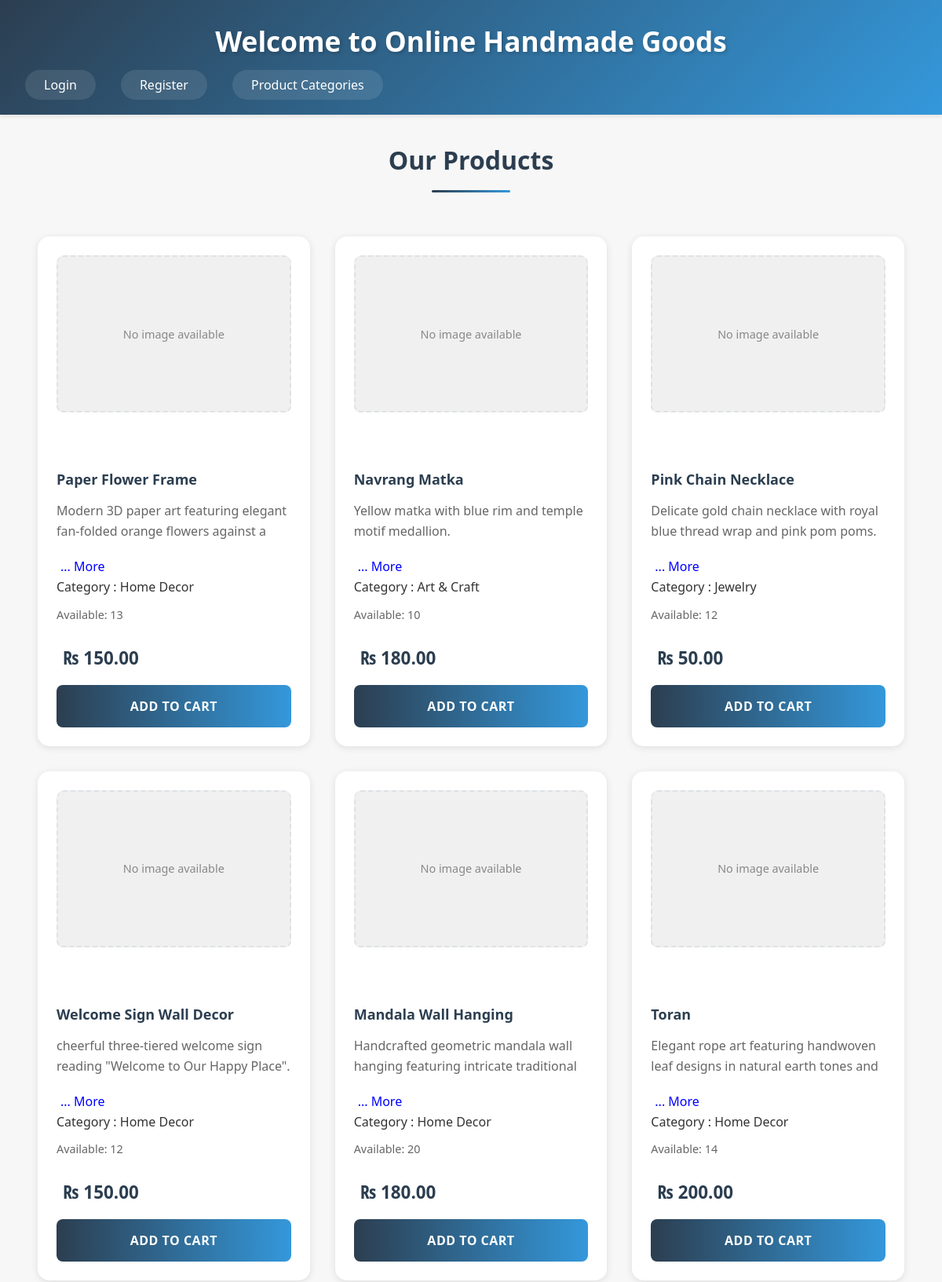
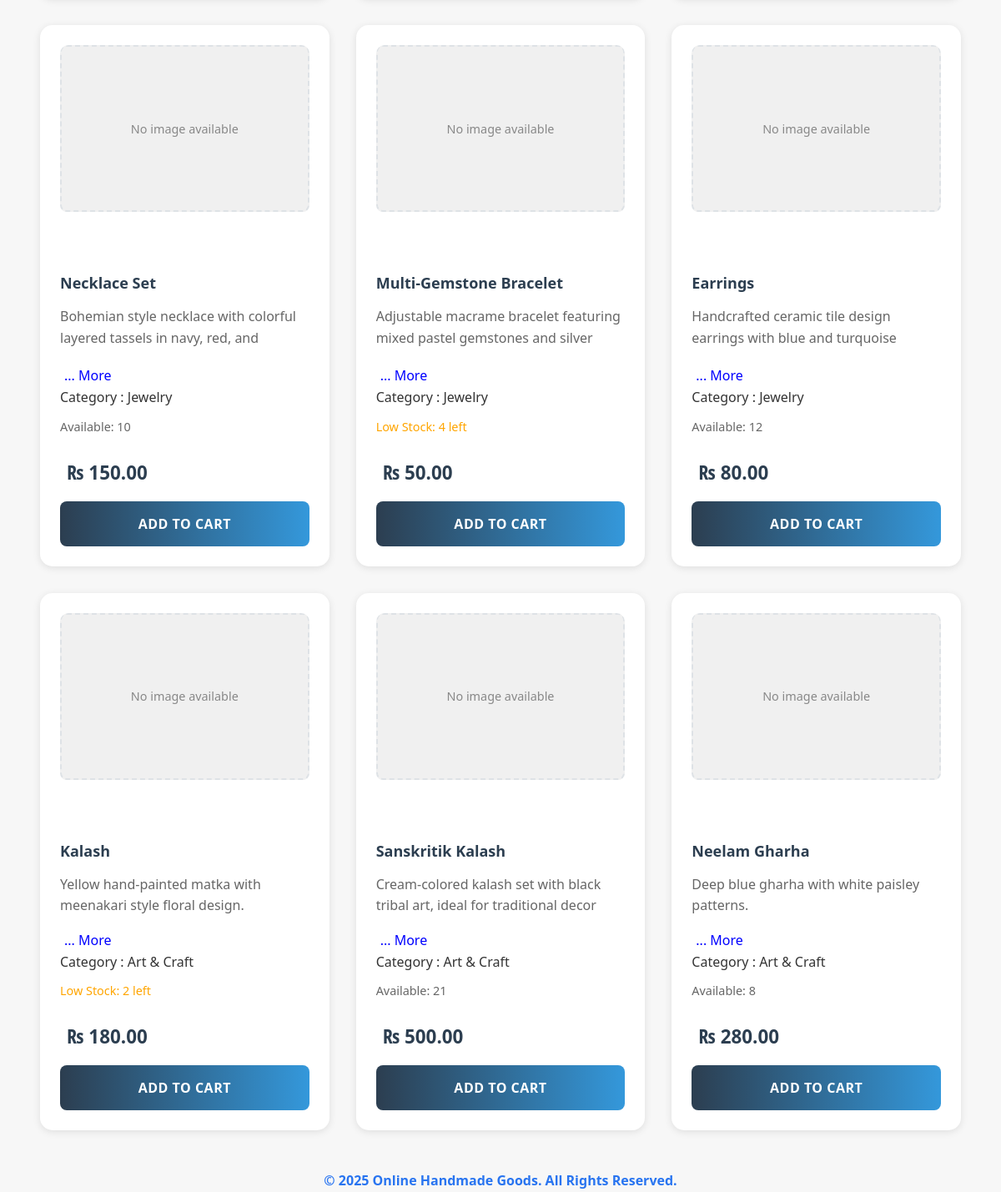
The page / on the database its author committed (2 pictures, top to bottom).
### tables this page shows
CREATE TABLE `products` (
  `product_id` int(11) NOT NULL,
  `name` varchar(100) NOT NULL,
  `description` text DEFAULT NULL,
  `price` decimal(10,2) NOT NULL,
  `stock` int(11) NOT NULL,
  `Image` varchar(255) NOT NULL,
  `category_id` int(11) NOT NULL
);

CREATE TABLE `categories` (
  `category_id` int(11) NOT NULL,
  `name` varchar(100) NOT NULL,
  `Image` varchar(255) NOT NULL,
  `description` varchar(255) NOT NULL
);

### index.php (the view, shortened to what this page needs)
<?php
include 'db.php';
$products = $con->query("SELECT p.*, c.name as category_name
                        FROM products p
                        LEFT JOIN categories c ON p.category_id = c.category_id
                        WHERE p.stock > 0");
?>
<!DOCTYPE html>
<html lang="en">
<head>
    <link rel="stylesheet" href="Styles/index.css">
</head>
<body>
    <header>
        <div class="header-content">
            <div class="header-title">
                <h1>Welcome to Online Handmade Goods</h1>
            </div>
            <div class="header-navigation">
                <nav>
                    <ul>
                        <?php if(isset($_SESSION['user_id'])): ?>
                            <li><a class="logoutbtn" href="logout.php">Logout</a></li>
                            <li>
                                <a href="Cart.php" class="cart-icon">
                                    My Cart
                                    <?php
                                    $cartCount = isset($_SESSION['cart_count']) ? $_SESSION['cart_count'] : 0;
                                    if($cartCount > 0): ?>
                                        <span class="cart-count"><?php echo $cartCount; ?></span>
                                    <?php endif; ?>
                                </a>
                            </li>
                            <li><a href="productCategory.php">Product Categories</a></li>
                        <?php else: ?>
                            <li><a href="login.php">Login</a></li>
                            <li><a href="register.php">Register</a></li>
                            <li><a href="productCategory.php">Product Categories</a></li>
                        <?php endif; ?>
                    </ul>
                </nav>
            </div>
        </div>
    </header>
    <div class="container">
        <h2>Our Products</h2>
        <div class="product-list">
            <?php
            if ($products->num_rows > 0):
                while($product = $products->fetch_assoc()):
            ?>
                <div class="product-item">
                    <div class="product-image-container">
                        <?php
                        $image_path = $product['Image'];
                        if(!empty($image_path) && file_exists($image_path)):
                        ?>
                            <img src="<?php echo htmlspecialchars($image_path); ?>"
                            alt="<?php echo htmlspecialchars($product['name']); ?>"
                            class="product-image">
                        <?php else: ?>
                        <div class="error-image">
                            No image available
                        </div>
                        <?php endif; ?>
                    </div>
                    <h3><?php echo htmlspecialchars($product['name']); ?></h3>
                    <p class="product-description"><?php echo htmlspecialchars($product['description']); ?></p>
                    <span class="read-more">... More</span>
                    <?php if(!empty($product['category_name'])): ?>
                        <div class="product-category-tag">
                            <?php echo "Category : ", htmlspecialchars($product['category_name']); ?>
                        </div>
                    <?php endif; ?>
                    <div class="stock-info <?php echo ($product['stock'] <= 0 ? 'out-of-stock' : ($product['stock'] <= 5 ? 'low-stock' : '')); ?>">
                        <?php
                        if ($product['stock'] <= 0) {
                            echo 'Out of Stock';
                        } elseif ($product['stock'] <= 5) {
                            echo 'Low Stock: ' . $product['stock'] . ' left';
                        } else {
                            echo 'Available: ' . $product['stock'];
                        }
                        ?>
                    </div>
                    <div class="product-price">
                        ₨ <?php echo number_format($product['price'], 2); ?>
                    </div>
                    <form action="Cart.php" method="POST" class="cart-form">
                        <button type="submit"
                                class="add-to-cart-btn"
                                <?php echo ($product['stock'] <= 0 ? 'disabled' : ''); ?>>
                            <?php echo ($product['stock'] <= 0 ? 'Out of Stock' : 'Add to Cart'); ?>
                        </button>
                    </form>
                </div>
            <?php
                endwhile;
            else:
            ?>
                <div class="no-products">
                    <p>No products available at the moment.</p>
                </div>
            <?php endif; ?>
        </div>
    </div>
    <footer>
        <div class="footer-content">
            <p>&copy; <?php echo date('Y'); ?> Online Handmade Goods. All Rights Reserved.</p>
        </div>
    </footer>
</body>
</html>

### Styles/index.css (style rules this page uses)
* { margin: 0; padding: 0; box-sizing: border-box; font-family: 'Segoe UI', Tahoma, Geneva, Verdana, sans-serif; }
:root { --primary-color: #2c3e50; --secondary-color: #3498db; --accent-color: #e74c3c; --text-color: #333; --light-gray: #f7f7f7; --card-shadow: 0 2px 10px rgba(0, 0, 0, 0.1); --hover-shadow: 0 5px 15px rgba(0, 0, 0, 0.2); --transition-speed: 0.3s; }
body { background-color: var(--light-gray); line-height: 1.6; color: var(--text-color); }
header { background: linear-gradient(135deg, var(--primary-color), var(--secondary-color)); color: white; padding: 1.5rem 2rem; box-shadow: 0 2px 5px rgba(0, 0, 0, 0.1); position: sticky; top: 0; z-index: 1000; }
header h1 { font-size: 2.2rem; margin-bottom: 1rem; text-align: center; text-shadow: 2px 2px 4px rgba(0, 0, 0, 0.2); }
nav ul { list-style: none; display: flex; justify-content: flex-start; gap: 2rem; flex-wrap: wrap; }
nav a { color: white; text-decoration: none; font-weight: 500; padding: 0.5rem 1.5rem; border-radius: 25px; transition: all var(--transition-speed) ease; background-color: rgba(255, 255, 255, 0.1); }
.container { max-width: 1200px; margin: 2rem auto; padding: 0 2rem; }
.container h2 { text-align: center; color: var(--primary-color); margin-bottom: 2.5rem; font-size: 2rem; position: relative; padding-bottom: 1rem; }
.container h2::after { content: ''; position: absolute; bottom: 0; left: 50%; transform: translateX(-50%); width: 100px; height: 3px; background: linear-gradient(to right, var(--primary-color), var(--secondary-color)); border-radius: 2px; }
.product-list { display: grid; grid-template-columns: repeat(auto-fit, minmax(300px, 1fr)); gap: 2rem; padding: 1rem; }
.product-item { background: white; border-radius: 15px; padding: 1.5rem; box-shadow: var(--card-shadow); transition: all var(--transition-speed) ease; display: flex; flex-direction: column; position: relative; overflow: hidden; }
.product-image-container { width: 100%; height: 250px; margin-bottom: 1.5rem; border-radius: 10px; overflow: hidden; position: relative; }
.product-item h3 { color: var(--primary-color); font-size: 18px; margin-bottom: 1rem; line-height: 1.3; }
.product-item p { color: #666; margin-bottom: 1rem; flex-grow: 1; }
.product-price { font-size: 1.4rem; color: var(--primary-color); font-weight: bold; margin: 1rem 0; display: flex; align-items: center; gap: 0.5rem; }
.product-price::before { content: ''; font-size: 1rem; color: var(--secondary-color); }
.add-to-cart-btn { width: 100%; padding: 1rem; background: linear-gradient(to right, var(--primary-color), var(--secondary-color)); color: white; border: none; border-radius: 8px; cursor: pointer; font-weight: 600; font-size: 1rem; transition: all var(--transition-speed) ease; text-transform: uppercase; letter-spacing: 0.5px; }
.error-image { width: 100%; height: 100%; display: flex; align-items: center; justify-content: center; background-color: #f8f9fa; color: #6c757d; font-size: 0.9em; border: 2px dashed #dee2e6; border-radius: 8px; }
.product-item { animation: fadeIn 0.5s ease-out backwards; }
.product-item:nth-child(1) { animation-delay: 0.1s; }
.product-item:nth-child(2) { animation-delay: 0.2s; }
.product-item:nth-child(3) { animation-delay: 0.3s; }
.product-item:nth-child(4) { animation-delay: 0.4s; }

### index.php (style rules this page uses)
.stock-info { margin: 10px 0; font-size: 0.9em; color: #666; }
.low-stock { color: #ffa500; }
.product-description { max-height: 55px; overflow: hidden; position: relative; transition: max-height 0.3s ease; }
.read-more { color: blue; cursor: pointer; display: inline-block; margin-left: 5px; }
.error-image { width: 100%; height: 200px; display: flex; justify-content: center; align-items: center; background-color: #f0f0f0; color: #888; }
footer .footer-content { align-items: center; justify-content: center; display: flex; color: #2874f0; font-weight: bold; }

### rows shown on the page
products: shows "No image available", name "Paper Flower Frame", description "Modern 3D paper art featuring elegant fan-folded orange flowers against a…", category.name "Home Decor", stock "13", price "150.00", shows "ADD TO CART"
products: shows "No image available", name "Navrang Matka", description "Yellow matka with blue rim and temple motif medallion.", category.name "Art & Craft", stock "10", price "180.00", shows "ADD TO CART"
products: shows "No image available", name "Pink Chain Necklace", description "Delicate gold chain necklace with royal blue thread wrap and pink pom poms.…", category.name "Jewelry", stock "12", price "50.00", shows "ADD TO CART"
products: shows "No image available", name "Welcome Sign Wall Decor", description "cheerful three-tiered welcome sign reading \"Welcome to Our Happy Place\".…", category.name "Home Decor", stock "12", price "150.00", shows "ADD TO CART"
products: shows "No image available", name "Mandala Wall Hanging", description "Handcrafted geometric mandala wall hanging featuring intricate traditional…", category.name "Home Decor", stock "20", price "180.00", shows "ADD TO CART"
products: shows "No image available", name "Toran", description "Elegant rope art featuring handwoven leaf designs in natural earth tones and…", category.name "Home Decor", stock "14", price "200.00", shows "ADD TO CART"
products: shows "No image available", name "Necklace Set", description "Bohemian style necklace with colorful layered tassels in navy, red, and…", category.name "Jewelry", stock "10", price "150.00", shows "ADD TO CART"
products: shows "No image available", name "Multi-Gemstone Bracelet", description "Adjustable macrame bracelet featuring mixed pastel gemstones and silver…", category.name "Jewelry", stock "4", price "50.00", shows "ADD TO CART"
products: shows "No image available", name "Earrings", description "Handcrafted ceramic tile design earrings with blue and turquoise…", category.name "Jewelry", stock "12", price "80.00", shows "ADD TO CART"
products: shows "No image available", name "Kalash", description "Yellow hand-painted matka with meenakari style floral design.", category.name "Art & Craft", stock "2", price "180.00", shows "ADD TO CART"
products: shows "No image available", name "Sanskritik Kalash", description "Cream-colored kalash set with black tribal art, ideal for traditional decor", category.name "Art & Craft", stock "21", price "500.00", shows "ADD TO CART"
products: shows "No image available", name "Neelam Gharha", description "Deep blue gharha with white paisley patterns.", category.name "Art & Craft", stock "8", price "280.00", shows "ADD TO CART"
